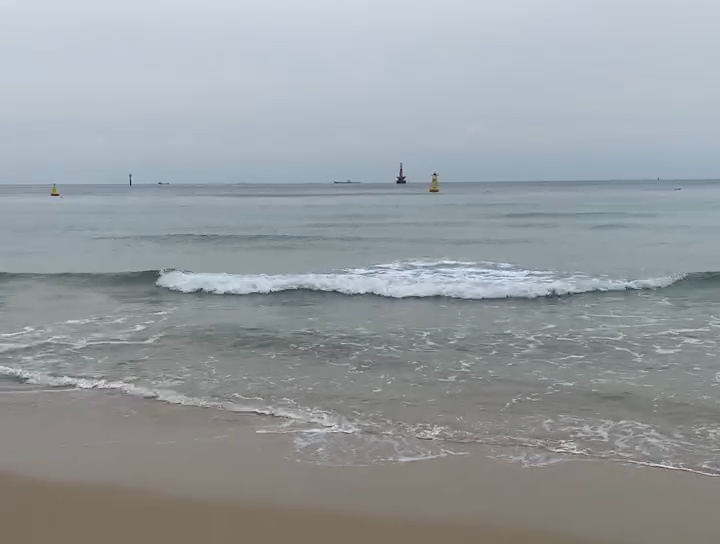
#> input picture frame 30 of ReadVideo/sea.mp4, 720 x 544 px, given in place of monitoring_720p.avi, which was not available
$ jupyter execute chap161.ipynb
#> lines starting #> are read from the running program, lines starting #| are printed output that depends on the picture; after the words box and inside, x2 and y2 are one past the last pixel; in counts of white or black regions, pixels touching at a corner belong together; pictures that were not available may be replaced by others from this repository, and a replacement may not be noted
[cell 1]
import numpy as np
import cv2
from matplotlib import pyplot as plt

[cell 2]
cap = cv2.VideoCapture('monitoring_720p.avi')
ret ,frame = cap.read()
#> frame is the input picture: shape (544, 720, 3); mean B, G, R 160.5, 156.7, 151
plt.figure(figsize = (15,15))
plt.imshow(frame)
plt.show()

[cell 3]
r,h,c,w = 150,76,594,72
track_window = (c,r,w,h)

[cell 4]
roi = frame[r:r+h, c:c+w]
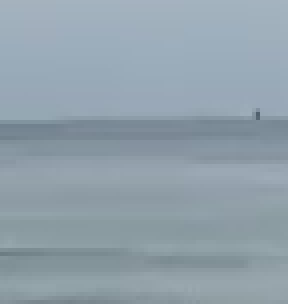
#> roi: shape (76, 72, 3) (shown 4 times larger); mean B, G, R 171.7, 161.1, 145.4
plt.imshow(roi)
plt.show()

[cell 5]
hsv_roi = cv2.cvtColor(roi,cv2.COLOR_BGR2HSV)
#> hsv_roi: shape (76, 72, 3); mean H, S, V 101.9, 39, 171.7

[cell 6]
plt.imshow(hsv_roi)
plt.show()

[cell 7]
mask = cv2. inRange(hsv_roi, np.array((0., 60. , 32.)),np.array((180.,255.,255.)))
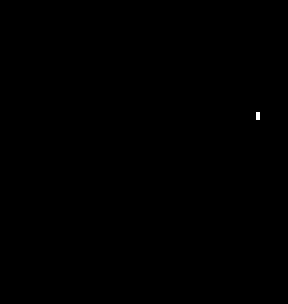
#> mask: shape (76, 72) (shown 4 times larger); 0.04% white in thin lines or dots, all inside (x1, y1, x2, y2) = (64, 28, 65, 30)

[cell 8]
roi_hist = cv2.calcHist([hsv_roi],[0],mask,[180],[0,180])
#> roi_hist = 180 values, max 2 at index 103, min 0 at index 0, mean 0.0111
plt.plot(roi_hist, color = 'b')
plt.xlim([0,180])
plt.show()
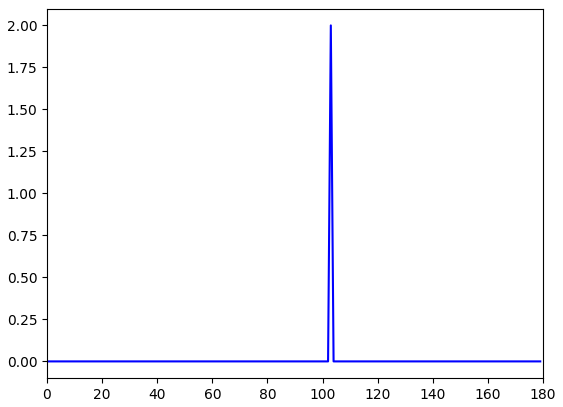
#> figure drawn by matplotlib, 1 panel; curve peaks at x = 103, y = 2

[cell 9]
roi_hist = cv2.normalize(roi_hist,roi_hist,0,255,cv2.NORM_MINMAX)
#> roi_hist = 180 values, max 255 at index 103, min 0 at index 0, mean 1.42

[cell 10]
term_crit = ( cv2.TERM_CRITERIA_EPS | cv2.TERM_CRITERIA_COUNT, 10,1)

[cell 11]
while(1):
    ret ,frame = cap.read()
    if ret == True:
        hsv = cv2.cvtColor(frame,cv2.COLOR_BGR2HSV)
#> hsv: shape (544, 720, 3); mean H, S, V 78.6, 25.1, 164
        dst = cv2.calcBackProject([hsv],[0],roi_hist,[0,180],1)
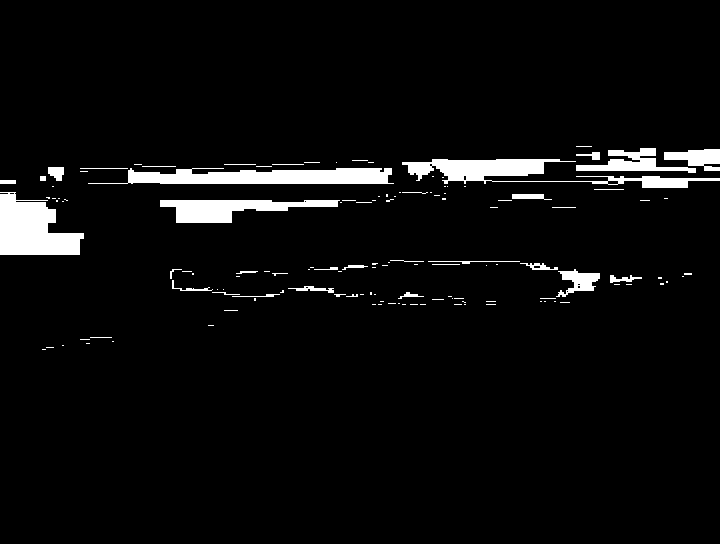
#> dst: shape (544, 720); 4.5% white; 132 white regions (95 under 20 px), largest, box (x1, y1, x2, y2) and area: (0, 192, 84, 255) 3553, (88, 168, 394, 184) 3552, (402, 159, 720, 188) 3272

        ret, track_window = cv2.meanShift(dst,track_window, term_crit)
#> ret = 7; track_window = (604, 130, 72, 76)

        x,y,w,h = track_window
#> x = 604; y = 130; w = 72; h = 76
        img2 = cv2.rectangle(frame,(x,y),(x+w,y+h),255,2)
        cv2.imshow('img2',img2)
        k = cv2.waitKey(60) & 0xff
#> (key Esc is pressed here)
        if k == 27:
            break
        else:
            cv2.imwrite(chr(k)+".jpg",img2)
    else:
        break
cv2.destroyAllWindows()
cap.release()

[cell 12]
import numpy as np
import cv2
from matplotlib import pyplot as plt

[cell 13]
cap = cv2.VideoCapture('monitoring_720p.avi')
ret ,frame = cap.read()
r,h,c,w = 150,76,594,72
track_window = (c,r,w,h)
# set up the ROI for tracking
roi = frame[r:r+h, c:c+w]
hsv_roi = cv2.cvtColor(roi, cv2.COLOR_BGR2HSV)
mask = cv2.inRange(hsv_roi, np.array((0., 60.,32.)), np.array((180.,255.,255.)))
roi_hist = cv2.calcHist([hsv_roi],[0],mask,[180],[0,180])
#> roi_hist = 180 values, max 2 at index 103, min 0 at index 0, mean 0.0111
roi_hist = cv2.normalize(roi_hist,roi_hist,0,255,cv2.NORM_MINMAX)
#> roi_hist = 180 values, max 255 at index 103, min 0 at index 0, mean 1.42
term_crit = ( cv2.TERM_CRITERIA_EPS | cv2.TERM_CRITERIA_COUNT, 10,1)

[cell 14]
while(1):
    ret ,frame = cap.read()
    if ret == True:
        hsv = cv2.cvtColor(frame,cv2.COLOR_BGR2HSV)
        dst = cv2.calcBackProject([hsv],[0],roi_hist,[0,180],1)

        ret, track_window = cv2.CamShift(dst,track_window, term_crit)
#> ret = ((641.5, 168), (46.58, 100.8), 94.27); track_window = (590, 144, 103, 48)

        pts = cv2.boxPoints(ret)
#> pts = [[593, 141], [693.5, 148.5], [690, 195], [589.5, 187.5]]
        pts = np.int0(pts)
#> pts = [[592, 141], [693, 148], [690, 194], [589, 187]]
        img2 = cv2.polylines(frame,[pts],True,255,2)
        cv2.imshow('img2',img2)
        k = cv2.waitKey(60) & 0xff
#> (key Esc is pressed here)
        if k == 27:
            break
        else:
            cv2.imwrite(chr(k)+".jpg",img2)
    else:
        break
cv2.destroyAllWindows()
cap.release()

$ run again, starting later in the video
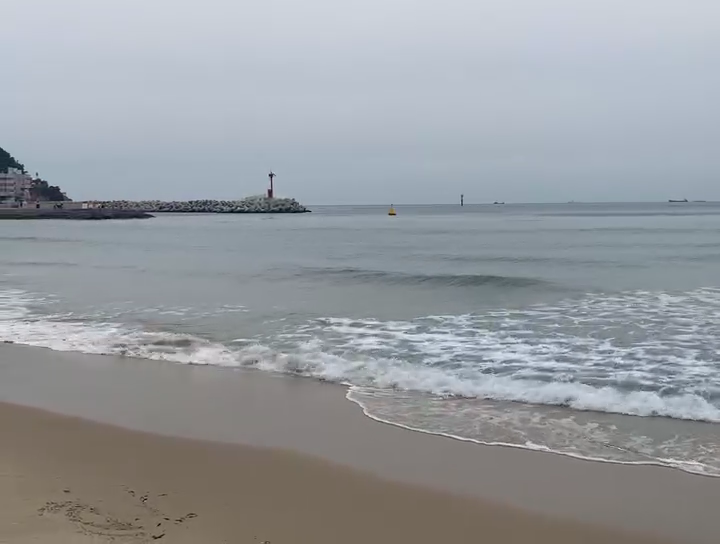
#> input picture frame 138 of ReadVideo/sea.mp4, 720 x 544 px, given in place of monitoring_720p.avi, which was not available
#> frame is the input picture: shape (544, 720, 3); mean B, G, R 159.8, 155.3, 151.4
#> `roi = frame[r:r+h, c:c+w]`:
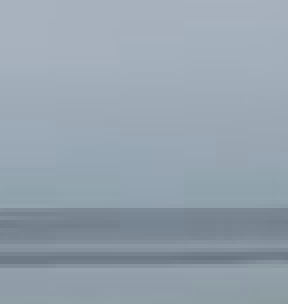
#> roi: shape (76, 72, 3) (shown 4 times larger); mean B, G, R 174.2, 162.3, 149.1
#> hsv_roi: shape (76, 72, 3); mean H, S, V 104.2, 37.1, 174.2
#> mask: shape (76, 72); every value is 0
#> roi_hist = 180 values from 0 to 0
#> `plt.show()`:
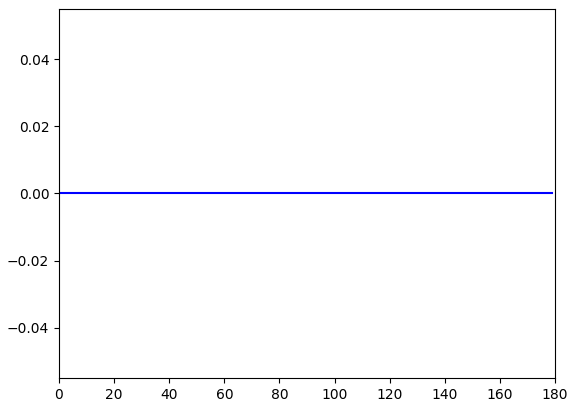
#> figure drawn by matplotlib, 1 panel
#> hsv: shape (544, 720, 3); mean H, S, V 81.2, 27.7, 164
#> dst: shape (544, 720); every value is 0
#> `ret, track_window = cv2.meanShift(dst,track_window, term_crit)`: ret = 0; track_window = (594, 150, 72, 76)
#> x = 594; y = 150; w = 72; h = 76
#> `ret, track_window = cv2.CamShift(dst,track_window, term_crit)`: ret = ((0, 0), (0, 0), 0); track_window = (584, 140, 92, 96)
#> pts = [[0, 0], [0, 0], [0, 0], [0, 0]]

$ run again, starting later in the video
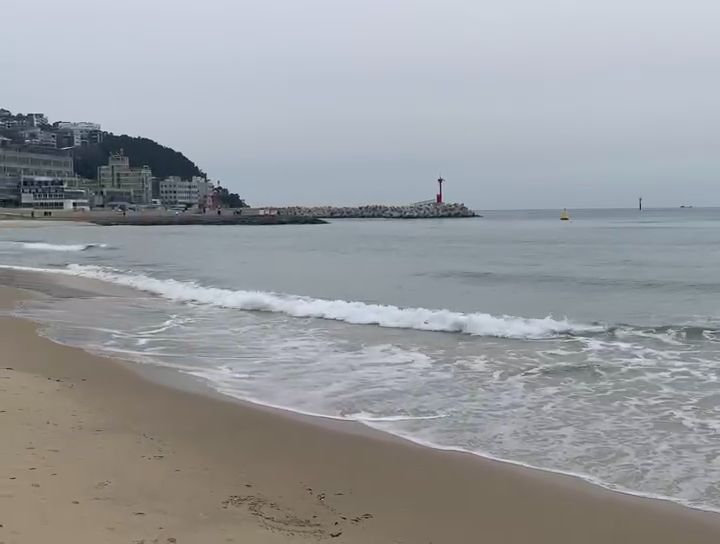
#> input picture frame 246 of ReadVideo/sea.mp4, 720 x 544 px, given in place of monitoring_720p.avi, which was not available
#> frame is the input picture: shape (544, 720, 3); mean B, G, R 158.6, 155.3, 152.5
#> hsv_roi: shape (76, 72, 3); mean H, S, V 103.4, 33.7, 180
#> mask: shape (76, 72); 0.16% white in thin lines or dots, all inside (x1, y1, x2, y2) = (46, 49, 47, 60)
#> `roi_hist = cv2.calcHist([hsv_roi],[0],mask,[180],[0,180])`: roi_hist = 180 values, max 9 at index 104, min 0 at index 0, mean 0.05
#> `plt.show()`:
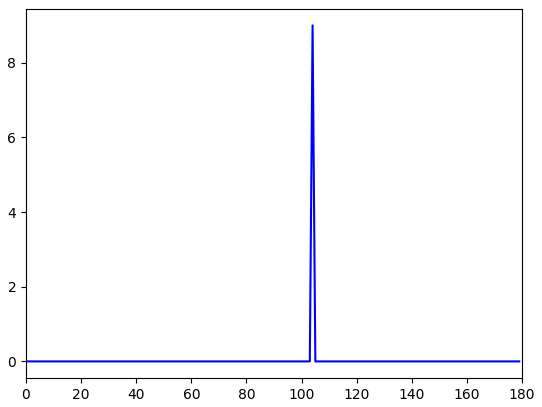
#> figure drawn by matplotlib, 1 panel; curve peaks at x = 104, y = 9
#> `roi_hist = cv2.normalize(roi_hist,roi_hist,0,255,cv2.NORM_MINMAX)`: roi_hist = 180 values, max 255 at index 104, min 0 at index 0, mean 1.42
#> hsv: shape (544, 720, 3); mean H, S, V 85.9, 29.9, 164.2
#> `dst = cv2.calcBackProject([hsv],[0],roi_hist,[0,180],1)`:
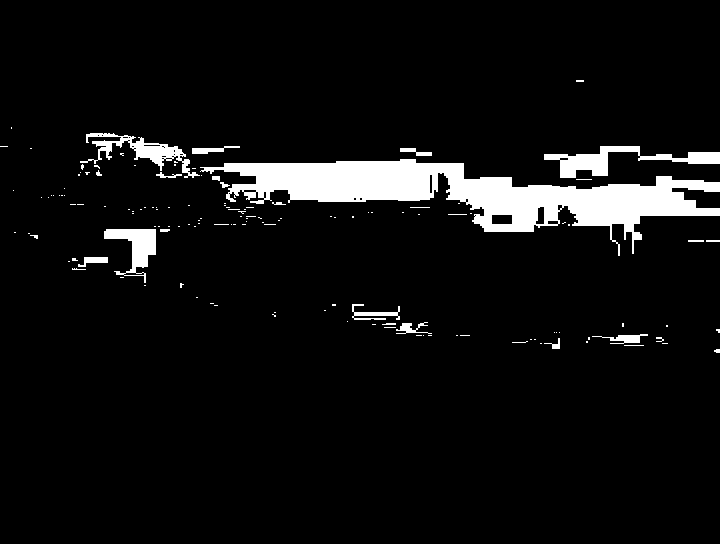
#> dst: shape (544, 720); 6.2% white; 140 white regions (116 under 20 px), largest, box (x1, y1, x2, y2) and area: (200, 159, 720, 256) 17576, (544, 146, 720, 178) 1934, (80, 133, 200, 178) 1400
#> `ret, track_window = cv2.meanShift(dst,track_window, term_crit)`: ret = 10; track_window = (572, 165, 72, 76)
#> x = 572; y = 165; w = 72; h = 76
#> `roi_hist = cv2.calcHist([hsv_roi],[0],mask,[180],[0,180])`: roi_hist = 180 values, max 9 at index 104, min 0 at index 0, mean 0.05
#> `roi_hist = cv2.normalize(roi_hist,roi_hist,0,255,cv2.NORM_MINMAX)`: roi_hist = 180 values, max 255 at index 104, min 0 at index 0, mean 1.42
#> `ret, track_window = cv2.CamShift(dst,track_window, term_crit)`: ret = ((606, 197.5), (74.64, 107.7), 119.2); track_window = (558, 164, 96, 67)
#> `pts = cv2.boxPoints(ret)`: pts = [[577.2, 138.7], [671.2, 191.1], [634.8, 256.3], [540.8, 203.9]]
#> `pts = np.int0(pts)`: pts = [[577, 138], [671, 191], [634, 256], [540, 203]]
